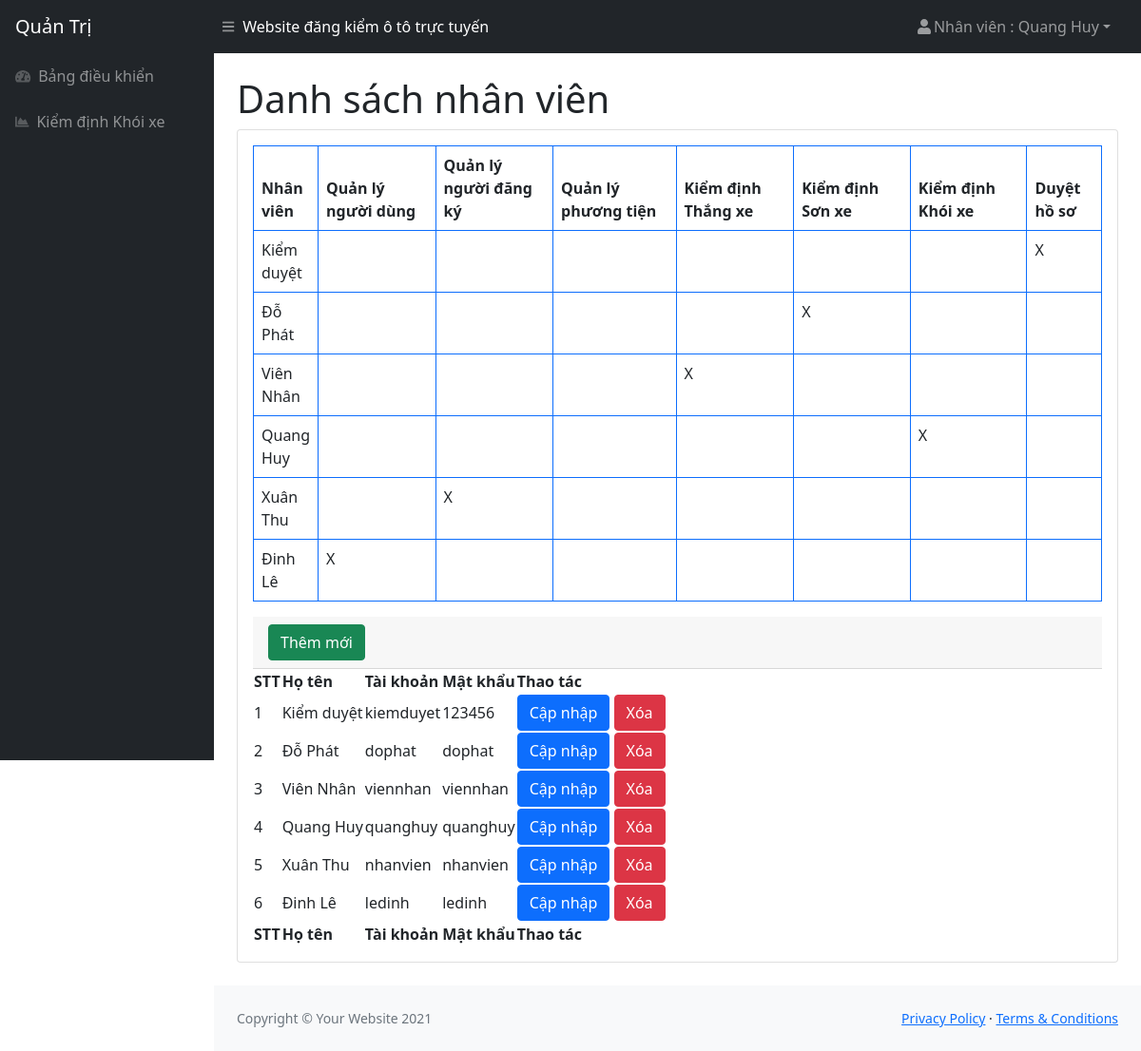
The app's page /admin/nhanvien.php (signed in) with its own data.
### tables this page shows
CREATE TABLE `user` (
  `id` int(11) NOT NULL,
  `fullname` varchar(250) NOT NULL,
  `username` varchar(250) NOT NULL,
  `password` varchar(250) NOT NULL,
  `role_id` int(11) NOT NULL,
  `chucnang` int(11) DEFAULT NULL
);

### admin/nhanvien.php (the view, shortened to what this page needs)
<!DOCTYPE html>
<html lang="en">
<head>
<?php include('inc/head.php')?>
</head>
<body class="sb-nav-fixed">
<?php include('inc/header.php')?>
    <div id="layoutSidenav">
    <?php include('inc/menu.php')?>
        <div id="layoutSidenav_content">
            <main>
                <div class="container-fluid px-4">
                    <h1 class="mt-4">Danh sách nhân viên</h1>
                    <div class="card mb-4">
                        <div class="card-body">
                        <table class="table table-bordered border-primary">
                            <thead>
                                <tr>
                                <th scope="col">Nhân viên</th>
                                <th scope="col" style="width:130px">Quản lý <br>người dùng</th>
                                <th scope="col" style="width:130px">Quản lý <br>người đăng ký</th>
                                <th scope="col" style="width:135px">Quản lý <br>phương tiện</th>
                                <th scope="col" style="width:130px">Kiểm định <br>Thắng xe</th>
                                <th scope="col" style="width:130px">Kiểm định <br>Sơn xe</th>
                                <th scope="col" style="width:130px">Kiểm định <br>Khói xe</th>
                                <th scope="col" style="width:80px">Duyệt <br>hồ sơ</th>
                                </tr>
                            </thead>
                            <tbody>
                            <?php
                                   $querys = "SELECT * FROM user WHERE role_id = 3 ORDER BY id DESC";
                                   $results = mysqli_query($connect, $querys);
                                   while ($arUsers = mysqli_fetch_array($results, MYSQLI_ASSOC)) {?>
                                <tr>
                                <td><?php echo $arUsers["fullname"] ?></th>
                                <td><?php if($arUsers["chucnang"] == 1 ){echo "X";}?></td>
                                <td><?php if($arUsers["chucnang"] == 2 ){echo "X";}?></td>
                                <td><?php if($arUsers["chucnang"] == 3 ){echo "X";}?></td>
                                <td><?php if($arUsers["chucnang"] == 4 ){echo "X";}?></td>
                                <td><?php if($arUsers["chucnang"] == 5 ){echo "X";}?></td>
                                <td><?php if($arUsers["chucnang"] == 6 ){echo "X";}?></td>
                                <td><?php if($arUsers["chucnang"] == 7 ){echo "X";}?></td>
                                </tr>
                                <?php } ?>
                            </tbody>
                            </table>
                            <div class="card-header">
                            <button type="button" class="btn btn-success" data-bs-toggle="modal"
                                data-bs-target="#exampleModalAdd">
                                Thêm mới
                            </button>
                            </div>
                            <table id="datatablesSimple">
                                <thead>
                                    <tr>
                                        <th>STT</th>
                                        <th>Họ tên</th>
                                        <th>Tài khoản</th>
                                        <th>Mật khẩu</th>
                                        <th>Thao tác</th>
                                    </tr>
                                </thead>
                                <tfoot>
                                    <tr>
                                        <th>STT</th>
                                        <th>Họ tên</th>
                                        <th>Tài khoản</th>
                                        <th>Mật khẩu</th>
                                        <th>Thao tác</th>
                                    </tr>
                                </tfoot>
                                <tbody>
                                <?php
                                   $query = "SELECT * FROM user WHERE role_id = 3 ORDER BY id DESC";
                                   $result = mysqli_query($connect, $query);
                                   $stt = 1;
                                   while ($arUser = mysqli_fetch_array($result, MYSQLI_ASSOC)) {
                                       $idModelDel = "exampleModalDel".$arUser["id"] ;
                                       $idModelEdit = "exampleModalEdit".$arUser["id"];
                                   ?>
                                   <tr>
                                       <td><?php echo $stt ?></td>
                                       <td><?php echo $arUser["fullname"] ?></td>
                                       <td><?php echo $arUser["username"] ?></td>
                                       <td><?php echo $arUser["password"] ?></td>
                                       <td>
                                           <button type="button" class="btn btn-primary" data-bs-toggle="modal"
                                               data-bs-target="#<?php echo $idModelEdit ?>">
                                               Cập nhập
                                           </button>
                                           <button type="button" class="btn btn-danger" data-bs-toggle="modal"
                                               data-bs-target="#<?php echo $idModelDel ?>">
                                               Xóa
                                           </button>
                                       </td>
                                   </tr>
                                   <?php $stt++;} ?>
                                </tbody>
                            </table>
                        </div>
                    </div>
                </div>
            </main>
            <?php include('inc/footer.php')?>
        </div>
    </div>
</body>
</html>

### records on screen
user: fullname "Kiểm duyệt", chucnang "X", username "kiemduyet", password "123456"
user: fullname "Đỗ Phát", chucnang "X", username "dophat", password "dophat"
user: fullname "Viên Nhân", chucnang "X", username "viennhan", password "viennhan"
user: fullname "Quang Huy", chucnang "X", username "quanghuy", password "quanghuy"
user: fullname "Xuân Thu", chucnang "X", username "nhanvien", password "nhanvien"
user: fullname "Đinh Lê", chucnang "X", username "ledinh", password "ledinh"

### other values on screen
$_SESSION['hoten'] "Quang Huy"
